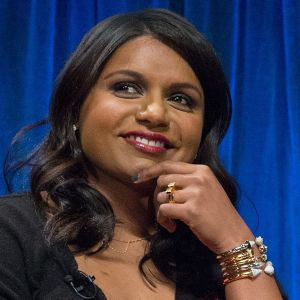
#> input picture faces/val/mindy_kaling/1.jpg, 300 x 300 px, found by its file name
$ jupyter execute --allow-errors face_recognition.ipynb
#> lines starting #> are read from the running program, lines starting #| are printed output that depends on the picture
[cell 1]
import cv2 as cv
import numpy as np

[cell 2]
haar_cascade = cv.CascadeClassifier('haar_face.xml')

people = ["Ben Afflek", "Elton John", "Jerry Seinfield", "Madonna", "Mindy Kaling"]

#features = np.load("features.npy", allow_pickle=True)
#lables = np.load("labels.npy")

face_recognizer = cv.face.LBPHFaceRecognizer_create()
#> (the rest of this cell did not finish here and is left out)

[cell 3]
img = cv.imread(r"C:\Users\HP\Desktop\notebooks\object_detection\faces\val\mindy_kaling\1.jpg")
#> img is the input picture: shape (300, 300, 3); mean B, G, R 79, 57.7, 56.6

gray = cv.cvtColor(img, cv.COLOR_BGR2GRAY)
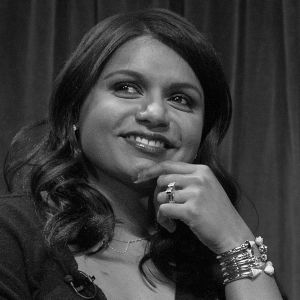
#> gray: shape (300, 300); min 1, max 252, mean 59.8

cv.imshow("Unidentified Face", gray)

faces_rect = haar_cascade.detectMultiScale(gray, scaleFactor=1.1, minNeighbors=4)
#> faces_rect = [[80, 38, 139, 139]]

#> (the rest of this cell did not finish here and is left out)


$ run again, with faces/val/mindy_kaling/2.jpg copied over faces/val/mindy_kaling/1.jpg
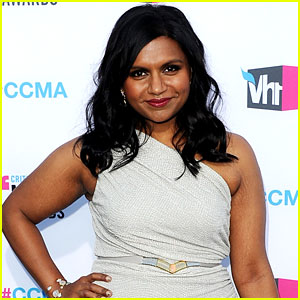
#> input picture faces/val/mindy_kaling/2.jpg, 300 x 300 px, found by its file name
#> img is the input picture: shape (300, 300, 3); mean B, G, R 163, 172.9, 183
#> `gray = cv.cvtColor(img, cv.COLOR_BGR2GRAY)`:
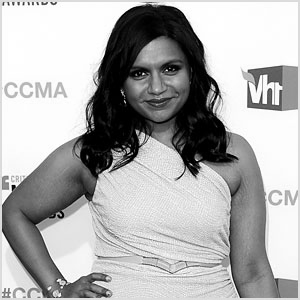
#> gray: shape (300, 300); min 0, max 255, mean 174.8
#> faces_rect = [[117, 42, 79, 79]]

$ run again, with faces/val/mindy_kaling/3.jpg copied over faces/val/mindy_kaling/1.jpg
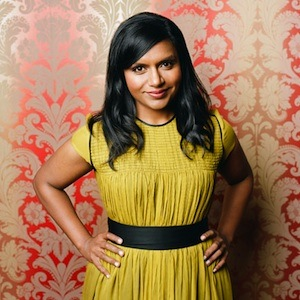
#> input picture faces/val/mindy_kaling/3.jpg, 300 x 300 px, found by its file name
#> img is the input picture: shape (300, 300, 3); mean B, G, R 85, 121.7, 160.8
#> `gray = cv.cvtColor(img, cv.COLOR_BGR2GRAY)`:
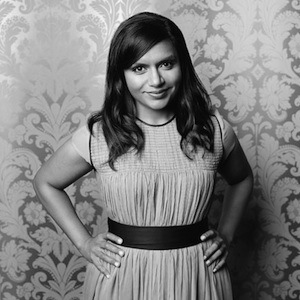
#> gray: shape (300, 300); min 0, max 247, mean 129.2
#> faces_rect = [[187, 44, 48, 48], [123, 41, 68, 68]]

$ run again, with faces/val/mindy_kaling/4.jpg copied over faces/val/mindy_kaling/1.jpg
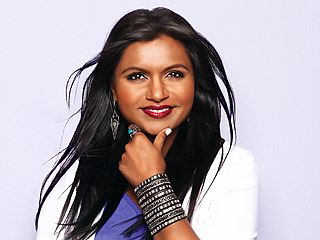
#> input picture faces/val/mindy_kaling/4.jpg, 320 x 240 px, found by its file name
#> img is the input picture: shape (240, 320, 3); mean B, G, R 172.3, 165.6, 176
#> `gray = cv.cvtColor(img, cv.COLOR_BGR2GRAY)`:
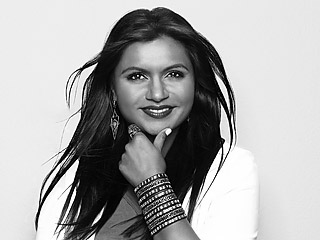
#> gray: shape (240, 320); min 0, max 255, mean 169.4
#> faces_rect = [[110, 40, 92, 92]]
